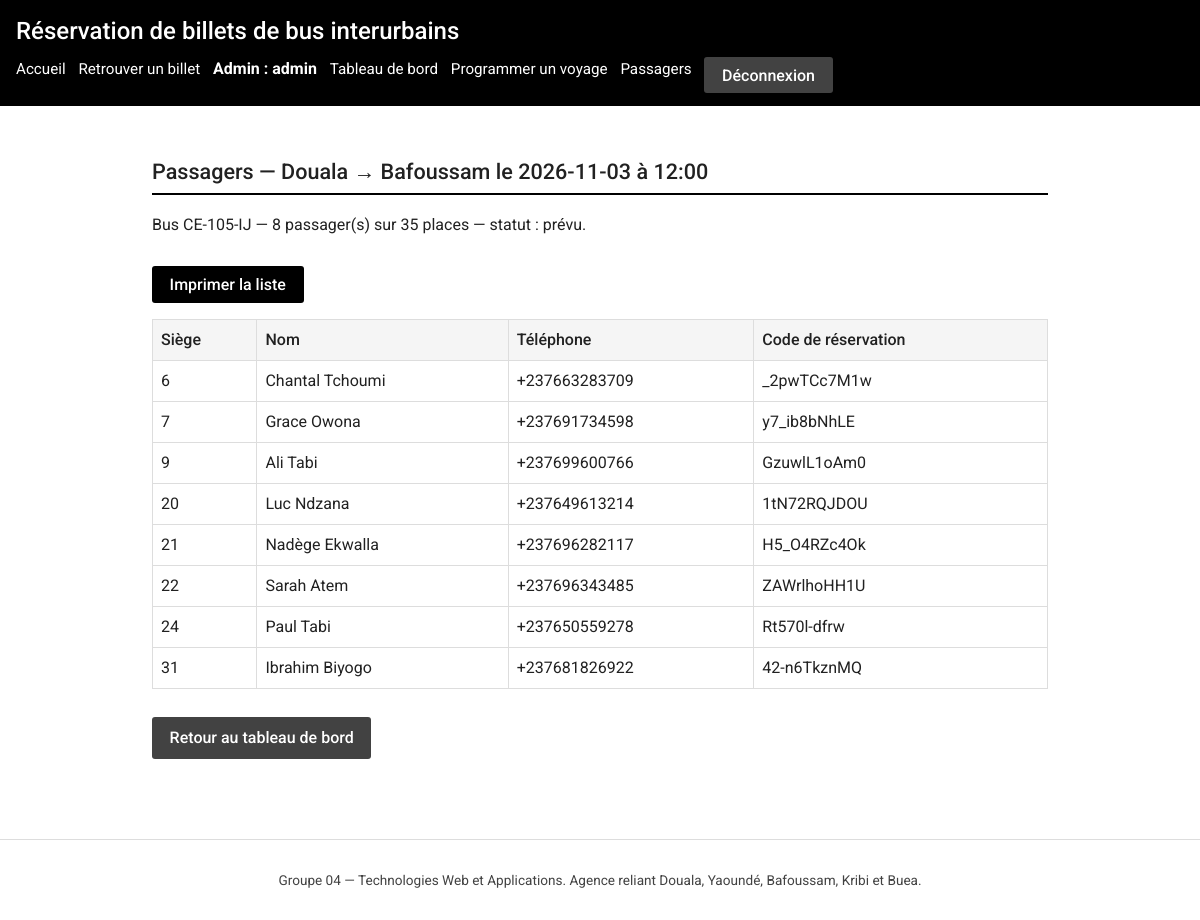
The app's page /admin/voyages/59/passagers (signed in), older data.
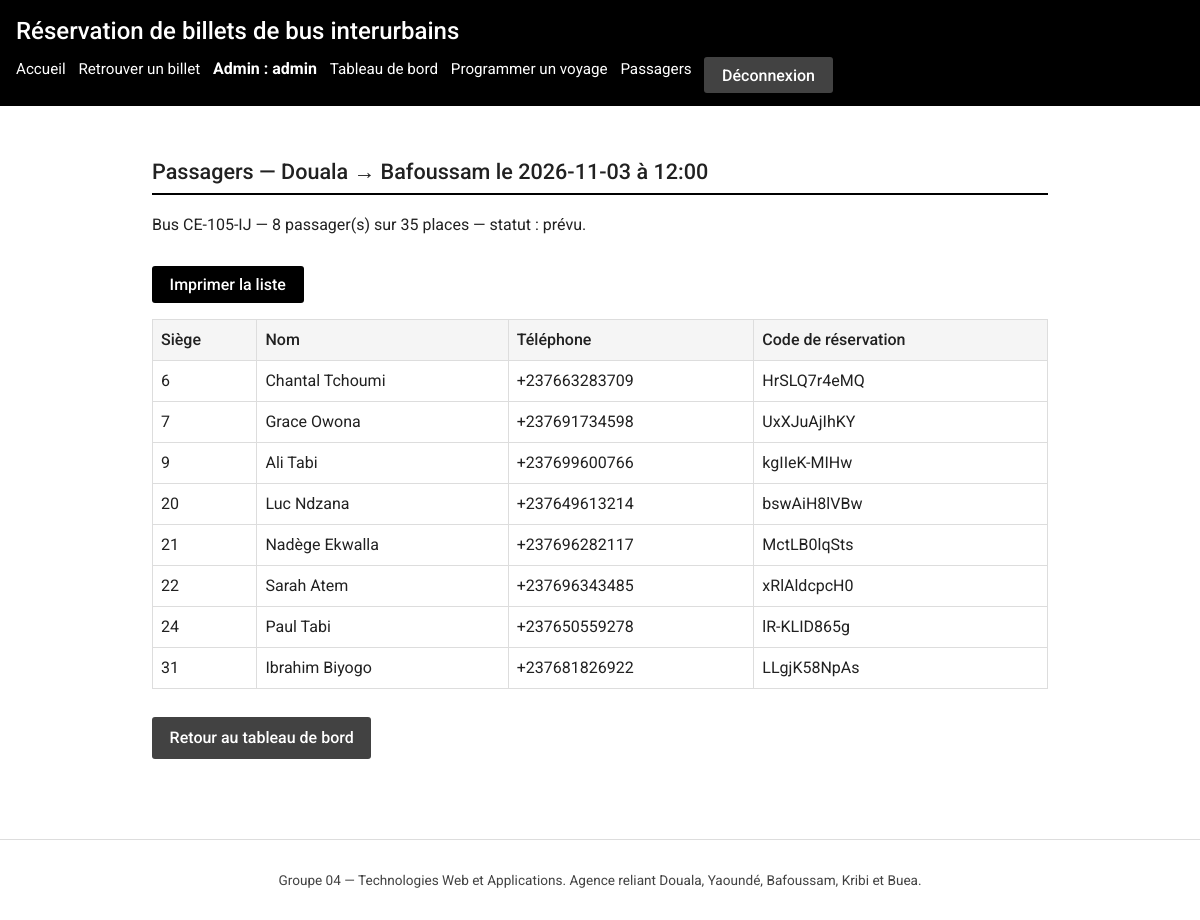
The same page, newer data.
### tables this page shows
CREATE TABLE trajets (
    id              INTEGER PRIMARY KEY AUTOINCREMENT,
    ville_depart    TEXT NOT NULL
                    CHECK (ville_depart IN ('Douala','Yaoundé','Bafoussam','Kribi','Buea')),
    ville_arrivee   TEXT NOT NULL
                    CHECK (ville_arrivee IN ('Douala','Yaoundé','Bafoussam','Kribi','Buea')),
    duree_minutes   INTEGER NOT NULL CHECK (duree_minutes > 0),
    prix_classique  REAL NOT NULL CHECK (prix_classique > 0),
    prix_vip        REAL NOT NULL CHECK (prix_vip > 0),
    CHECK (ville_depart <> ville_arrivee)
);

CREATE TABLE voyages (
    id        INTEGER PRIMARY KEY AUTOINCREMENT,
    trajet_id INTEGER NOT NULL REFERENCES trajets(id),
    bus_id    INTEGER NOT NULL REFERENCES bus(id),
    date      TEXT NOT NULL,            -- format ISO AAAA-MM-JJ
    heure     TEXT NOT NULL,            -- format HH:MM
    statut    TEXT NOT NULL DEFAULT 'prévu'
              CHECK (statut IN ('prévu','parti','annulé'))
);

CREATE TABLE bus (
    id              INTEGER PRIMARY KEY AUTOINCREMENT,
    immatriculation TEXT NOT NULL UNIQUE,
    nombre_places   INTEGER NOT NULL CHECK (nombre_places BETWEEN 1 AND 100),
    type            TEXT NOT NULL CHECK (type IN ('classique','vip'))
);

CREATE TABLE billets (
    id               INTEGER PRIMARY KEY AUTOINCREMENT,
    voyage_id        INTEGER NOT NULL REFERENCES voyages(id),
    numero_siege     INTEGER NOT NULL CHECK (numero_siege >= 1),
    nom              TEXT NOT NULL,
    telephone        TEXT NOT NULL,
    piece_identite   TEXT NOT NULL,
    code_reservation TEXT NOT NULL UNIQUE,
    date_achat       TEXT NOT NULL,     -- format ISO AAAA-MM-JJ
    -- Anti double-vente : un siège jamais deux fois pour le même voyage
    UNIQUE (voyage_id, numero_siege)
);

### app.py (the view)
@app.route("/admin/voyages/<int:voyage_id>/passagers")
@administrateur_requis
def admin_passagers(voyage_id):
    bdd = get_db()
    voyage = bdd.execute(
        """SELECT v.id, v.date, v.heure, v.statut,
                  t.ville_depart, t.ville_arrivee,
                  b.immatriculation, b.nombre_places
           FROM voyages v
           JOIN trajets t ON t.id = v.trajet_id
           JOIN bus b ON b.id = v.bus_id
           WHERE v.id = ?""",
        (voyage_id,),
    ).fetchone()
    if voyage is None:
        flash("Voyage introuvable.", "erreur")
        return redirect(url_for("admin_tableau"))
    passagers = bdd.execute(
        """SELECT nom, telephone, numero_siege, code_reservation
           FROM billets WHERE voyage_id = ?
           ORDER BY numero_siege""",
        (voyage_id,),
    ).fetchall()
    return render_template(
        "admin/passagers.html", voyage=voyage, passagers=passagers
    )

### app.py (called while the page is built)
def get_db():
    if "bdd" not in g:
        g.bdd = sqlite3.connect(CHEMIN_BDD)
        g.bdd.row_factory = sqlite3.Row
        g.bdd.execute("PRAGMA foreign_keys = ON")
    return g.bdd

@app.teardown_appcontext
def fermer_bdd(exception):
    bdd = g.pop("bdd", None)
    if bdd is not None:
        bdd.close()

def administrateur_requis(vue):
    @wraps(vue)
    def enveloppe(*args, **kwargs):
        if session.get("admin_id") is None:
            flash("Accès refusé : connectez-vous à l'administration.", "erreur")
            return redirect(url_for("admin_connexion"))
        return vue(*args, **kwargs)
    return enveloppe

### templates/admin/passagers.html (shortened to what this page needs)
{% extends "admin/base_admin.html" %}
{% block liens_admin %}
  <li><a href="{{ url_for('admin_passagers', voyage_id=voyage.id) }}">Passagers</a></li>
{% endblock %}
{% block contenu_admin %}
<section>
  <h2>Passagers — {{ voyage.ville_depart }} → {{ voyage.ville_arrivee }}
      le {{ voyage.date }} à {{ voyage.heure }}</h2>
  <p class="pas-a-imprimer">
    Bus {{ voyage.immatriculation }} — {{ passagers|length }} passager(s)
    sur {{ voyage.nombre_places }} places — statut : {{ voyage.statut }}.
  </p>
  <p class="pas-a-imprimer">
    <button type="button" onclick="window.print()">Imprimer la liste</button>
  </p>
  {% if passagers %}
    <table>
      <thead>
        <tr>
          <th scope="col">Siège</th>
          <th scope="col">Nom</th>
          <th scope="col">Téléphone</th>
          <th scope="col">Code de réservation</th>
        </tr>
      </thead>
      <tbody>
        {% for passager in passagers %}
          <tr>
            <td>{{ passager.numero_siege }}</td>
            <td>{{ passager.nom }}</td>
            <td>{{ passager.telephone }}</td>
            <td>{{ passager.code_reservation }}</td>
          </tr>
        {% endfor %}
      </tbody>
    </table>
  {% else %}
    <p>Aucun passager pour ce voyage.</p>
  {% endif %}
  <p class="pas-a-imprimer">
    <a class="btn secondary" href="{{ url_for('admin_tableau') }}">Retour au tableau de bord</a>
  </p>
</section>
{% endblock %}

### templates/admin/base_admin.html (shortened to what this page needs)
{% extends "base.html" %}
{% block liens_navigation %}
  <li><strong>Admin : {{ session.admin_nom }}</strong></li>
  <li><a href="{{ url_for('admin_tableau') }}">Tableau de bord</a></li>
  <li><a href="{{ url_for('admin_voyage_nouveau') }}">Programmer un voyage</a></li>
  {% block liens_admin %}{% endblock %}
  <li>
    <form method="post" action="{{ url_for('admin_deconnexion') }}" style="display:inline">
      <button type="submit" class="secondary" style="margin-top:0">Déconnexion</button>
    </form>
  </li>
{% endblock %}
{% block contenu %}
  {% block contenu_admin %}{% endblock %}
{% endblock %}

### templates/base.html (shortened to what this page needs)
<!DOCTYPE html>
<html lang="fr">
<head>
  <link rel="stylesheet" href="{{ url_for('static', filename='css/style.css') }}">
</head>
<body>
  <header>
    <h1>Réservation de billets de bus interurbains</h1>
    <nav aria-label="Navigation principale">
      <ul>
        <li><a href="{{ url_for('recherche') }}">Accueil</a></li>
        <li><a href="{{ url_for('billets_formulaire') }}">Retrouver un billet</a></li>
        {% block liens_navigation %}{% endblock %}
      </ul>
    </nav>
  </header>
  <main>
    {% block contenu %}{% endblock %}
  </main>
  <footer>
    <p>Groupe 04 — Technologies Web et Applications. Agence reliant Douala, Yaoundé, Bafoussam, Kribi et Buea.</p>
  </footer>
</body>
</html>

### static/css/style.css (style rules this page uses)
:root { --fond: #ffffff; --gris-clair: #f5f5f5; --gris: #9e9e9e; --gris-fonce: #424242; --texte: #212121; --accent: #000000; --bordure: #dddddd; --rouge-erreur: #b71c1c; --vert-succes: #1b5e20; }
* { box-sizing: border-box; }
body { margin: 0; font-family: 'Roboto', 'Segoe UI', Arial, sans-serif; font-size: 16px; line-height: 1.5; color: var(--texte); background: var(--fond); }
header { background: var(--accent); color: var(--fond); padding: 0.8rem 1rem; }
header h1 { margin: 0; font-size: 1.2rem; font-weight: 500; }
nav ul { list-style: none; margin: 0.5rem 0 0; padding: 0; display: flex; flex-wrap: wrap; gap: 0.8rem; }
nav a { color: var(--fond); text-decoration: none; font-size: 0.95rem; }
main { max-width: 960px; margin: 0 auto; padding: 1rem; }
h2 { font-size: 1.15rem; font-weight: 500; border-bottom: 2px solid var(--accent); padding-bottom: 0.3rem; }
input, select, button { font-family: inherit; font-size: 1rem; }
button, .btn { display: inline-block; margin-top: 0.8rem; padding: 0.55rem 1.1rem; border: none; border-radius: 3px; background: var(--accent); color: var(--fond); text-decoration: none; cursor: pointer; font-weight: 500; }
button.secondary, .btn.secondary { background: var(--gris-fonce); }
table { width: 100%; border-collapse: collapse; margin: 1rem 0; }
th, td { border: 1px solid var(--bordure); padding: 0.5rem; text-align: left; }
th { background: var(--gris-clair); font-weight: 500; }
footer { margin-top: 2rem; padding: 1rem; text-align: center; color: var(--gris-fonce); border-top: 1px solid var(--bordure); font-size: 0.85rem; }
@media (min-width: 600px) { header h1 { font-size: 1.5rem; } }
@media (min-width: 900px) { main { padding: 2rem; } }
@media (min-width: 900px) { h2 { font-size: 1.35rem; } }

Row changes from the older to the newer data that the page shows:
changed billets "Chantal Tchoumi": code_reservation "_2pwTCc7M1w" → "HrSLQ7r4eMQ"
changed billets "Grace Owona": code_reservation "y7_ib8bNhLE" → "UxXJuAjIhKY"
changed billets "Ali Tabi": code_reservation "GzuwlL1oAm0" → "kgIIeK-MIHw"
changed billets "Luc Ndzana": code_reservation "1tN72RQJDOU" → "bswAiH8lVBw"
changed billets "Nadège Ekwalla": code_reservation "H5_O4RZc4Ok" → "MctLB0lqSts"
changed billets "Sarah Atem": code_reservation "ZAWrlhoHH1U" → "xRlAldcpcH0"
changed billets "Paul Tabi": code_reservation "Rt570l-dfrw" → "lR-KLID865g"
changed billets "Ibrahim Biyogo": code_reservation "42-n6TkznMQ" → "LLgjK58NpAs"
